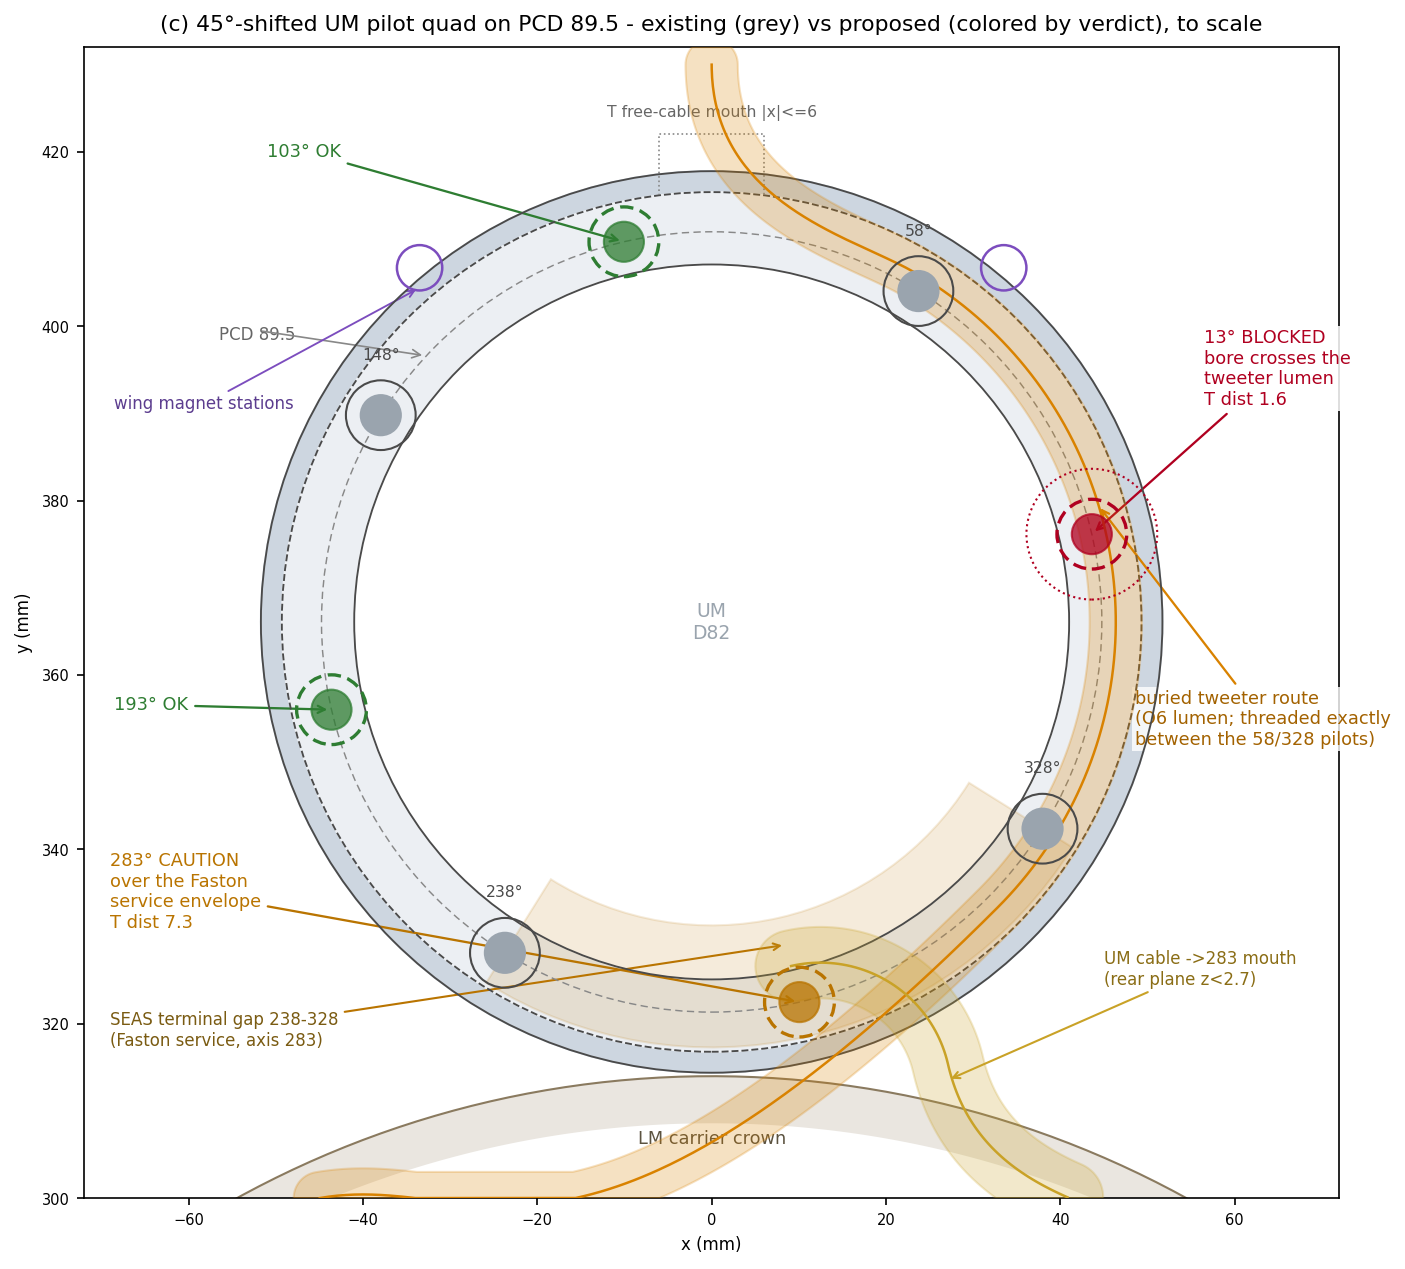

Source code (Python):
"""Sketch for (c): 45-degree-shifted UM pilot quad vs the release
geometry. Front view of the UM ring, to scale, from the real route
paths and closure plans."""
import math
import sys

import numpy as np
import matplotlib
matplotlib.use("Agg")
import matplotlib.pyplot as plt
from matplotlib.patches import Circle, Wedge, Rectangle
from shapely.geometry import LineString, Point, box as shapely_box

sys.path.insert(0, "src")
import lx521_baffle.obiwan.carriers as ca            # noqa: E402
import lx521_baffle.obiwan.closure_webs as cw        # noqa: E402
import lx521_baffle.obiwan.route as rt               # noqa: E402

UMC = (0.0, 366.081)
PCD_R = 89.5 / 2.0
CUT_R, RECESS_R, CORE_R = 41.0, 49.3, 51.7
OLD = (58.0, 148.0, 238.0, 328.0)
NEW = (13.0, 103.0, 193.0, 283.0)
BORE_R = 4.6 / 2.0
BOSS_R = 8.0 / 2.0     # UM_INSERT_BOSS_D

t_pts = np.asarray(rt.ts_cable_points())
um_pts = np.asarray(rt.route_cable_points())

def seg_dist(pts, p0, p1):
    p0, p1 = np.asarray(p0, float), np.asarray(p1, float)
    d = p1 - p0
    t = np.clip(((pts - p0) @ d) / (d @ d), 0.0, 1.0)
    proj = p0[None, :] + t[:, None] * d[None, :]
    return float(np.min(np.linalg.norm(pts - proj, axis=1)))

fig, ax = plt.subplots(figsize=(10.8, 10.8), facecolor="white")
ax.set_aspect("equal")

INK = "#4a4a4a"
LM_FILL = "#d9d2c7"
UM_FILL = "#cdd6e0"
CABLE = "#d98200"
OK = "#2e7d32"
BAD = "#b00020"
WARN = "#b97400"

# UM ring band + flange recess + cutout
ax.add_patch(Circle(UMC, CORE_R, color=UM_FILL, zorder=1))
ax.add_patch(Circle(UMC, RECESS_R, color="#eceff3", zorder=2))
ax.add_patch(Circle(UMC, CUT_R, color="white", zorder=3))
for r, ls in ((CORE_R, "-"), (RECESS_R, "--"), (CUT_R, "-")):
    ax.add_patch(Circle(UMC, r, fill=False, ec=INK, lw=0.9, ls=ls,
                        zorder=4))
ax.add_patch(Circle(UMC, PCD_R, fill=False, ec="#888", lw=0.7,
                    ls=(0, (5, 3)), zorder=4))
ax.text(-56.5, 398.5, "PCD 89.5", fontsize=8, color="#666")
ax.annotate("", xy=(UMC[0] + PCD_R * math.cos(math.radians(137)),
                    UMC[1] + PCD_R * math.sin(math.radians(137))),
            xytext=(-52.0, 399.5),
            arrowprops=dict(arrowstyle="->", color="#888", lw=0.8))

# LM ring top arc for context
th = np.linspace(math.radians(35), math.radians(145), 200)
ax.plot(113.0 * np.cos(th), 200.981 + 113.0 * np.sin(th),
        color="#8a7a5f", lw=1.0)
ax.fill_between(113.0 * np.cos(th), 200.981 + 110.6 * np.sin(th) - 3.0,
                200.981 + 113.0 * np.sin(th), color=LM_FILL, alpha=0.55,
                lw=0)
ax.text(0, 306.3, "LM carrier crown", fontsize=8.5, ha="center",
        color="#5c5340")

# terminal gap wedge (SEAS: 238..328, axis 283)
ax.add_patch(Wedge(UMC, RECESS_R - 0.5, 238.0, 328.0, width=14.0,
                   color=WARN, alpha=0.14, zorder=3))
axis_pt = (UMC[0] + 38.0 * math.cos(math.radians(283)),
           UMC[1] + 38.0 * math.sin(math.radians(283)))
ax.annotate("SEAS terminal gap 238-328\n(Faston service, axis 283)",
            xy=axis_pt, xytext=(-69.0, 317.5), fontsize=8, color="#7a5b12",
            ha="left",
            arrowprops=dict(arrowstyle="->", color=WARN, lw=1.0),
            bbox=dict(fc="white", ec="none", alpha=0.75, pad=1))

# free-cable mouth keepout at the T-UM junction
ax.add_patch(Rectangle((-6.0, 412.0), 12.0, 10.0, fill=False, ec="#888",
                       lw=0.8, ls=":"))
ax.text(0, 424.0, "T free-cable mouth |x|<=6", fontsize=7.5,
        ha="center", color="#666")

# cables with lumen bands
for pts, r, col in ((t_pts, 3.0, CABLE), (um_pts, 4.1, "#c9a227")):
    sel = pts[(pts[:, 1] > 300) & (pts[:, 1] < 432)]
    lum = LineString(sel[:, :2]).buffer(r)
    win = shapely_box(-72, 300, 72, 432)
    geom = lum.intersection(win)
    for g in (geom.geoms if hasattr(geom, "geoms") else [geom]):
        if not g.is_empty and g.geom_type == "Polygon":
            ax.fill(*g.exterior.xy, color=col, alpha=0.24, zorder=5)
    ax.plot(sel[:, 0], sel[:, 1], color=col, lw=1.2, zorder=6)
ax.annotate("buried tweeter route\n(O6 lumen; threaded exactly\nbetween the 58/328 pilots)",
            xy=(44.3, 379.5), xytext=(48.5, 352.0), fontsize=8.5,
            color="#a36200",
            arrowprops=dict(arrowstyle="->", color=CABLE, lw=1.1),
            bbox=dict(fc="white", ec="none", alpha=0.8, pad=1))
ax.annotate("UM cable ->283 mouth\n(rear plane z<2.7)",
            xy=(27.0, 313.5), xytext=(45.0, 324.5), fontsize=8,
            color="#8a6d15",
            arrowprops=dict(arrowstyle="->", color="#c9a227", lw=1.0),
            bbox=dict(fc="white", ec="none", alpha=0.8, pad=1))

# magnet sites on the UM ring (wings)
for sx in (-33.5, 33.5):
    ax.add_patch(Circle((sx, 406.7), 2.6, fill=False, ec="#7c4dbe",
                        lw=1.2, zorder=7))
ax.annotate("wing magnet stations", xy=(-33.5, 404.4),
            xytext=(-68.5, 390.5), fontsize=8, color="#5c3d8f",
            arrowprops=dict(arrowstyle="->", color="#7c4dbe", lw=0.9),
            bbox=dict(fc="white", ec="none", alpha=0.8, pad=1))

# existing pilots
for ang in OLD:
    px = UMC[0] + PCD_R * math.cos(math.radians(ang))
    py = UMC[1] + PCD_R * math.sin(math.radians(ang))
    ax.add_patch(Circle((px, py), BOSS_R, fill=False, ec=INK, lw=1.0,
                        zorder=8))
    ax.add_patch(Circle((px, py), BORE_R, color="#9aa4ae", zorder=8))
    ax.text(px, py + 6.4, f"{ang:.0f}°", fontsize=7.5, ha="center",
            color=INK)

# proposed pilots with verdicts
VERDICT = {13.0: (BAD, "13° BLOCKED\nbore crosses the\ntweeter lumen"),
           103.0: (OK, "103° OK"),
           193.0: (OK, "193° OK"),
           283.0: (WARN, "283° CAUTION\nover the Faston\nservice envelope")}

for ang in NEW:
    px = UMC[0] + PCD_R * math.cos(math.radians(ang))
    py = UMC[1] + PCD_R * math.sin(math.radians(ang))
    col, lab = VERDICT[ang]
    ax.add_patch(Circle((px, py), BOSS_R, fill=False, ec=col, lw=1.6,
                        ls=(0, (4, 2)), zorder=9))
    ax.add_patch(Circle((px, py), BORE_R, color=col, alpha=0.75,
                        zorder=9))
    d = seg_dist(t_pts, (px, py, 9.0), (px, py, 14.3))
    off = {13.0: (56.5, 391.0), 103.0: (-51.0, 419.5),
           193.0: (-68.5, 356.0), 283.0: (-69.0, 331.0)}[ang]
    ax.annotate(lab + (f"\nT dist {d:.1f}" if ang in (13.0, 283.0) else ""),
                xy=(px, py), xytext=off, fontsize=8.5, color=col,
                ha="left" if off[0] > 0 else "left",
                arrowprops=dict(arrowstyle="->", color=col, lw=1.1),
                bbox=dict(fc="white", ec="none", alpha=0.85, pad=1.2))

# 13-degree conflict zoom ring
p13 = (UMC[0] + PCD_R * math.cos(math.radians(13)),
       UMC[1] + PCD_R * math.sin(math.radians(13)))
ax.add_patch(Circle(p13, 7.5, fill=False, ec=BAD, lw=1.0, ls=":",
                    zorder=9))

ax.text(0, 366.081, "UM\nD82", fontsize=9, ha="center", va="center",
        color="#9aa4ae")
ax.set_xlim(-72, 72)
ax.set_ylim(300, 432)
ax.set_xlabel("x (mm)", fontsize=8)
ax.set_ylabel("y (mm)", fontsize=8)
ax.tick_params(labelsize=7)
ax.set_title("(c) 45°-shifted UM pilot quad on PCD 89.5 - existing "
             "(grey) vs proposed (colored by verdict), to scale",
             fontsize=10.5, pad=8)

out = "/Users/antor/.claude/jobs/4808081d/tmp/pilots_45deg_sketch.png"
fig.savefig(out, dpi=150, bbox_inches="tight")
print("wrote", out)
